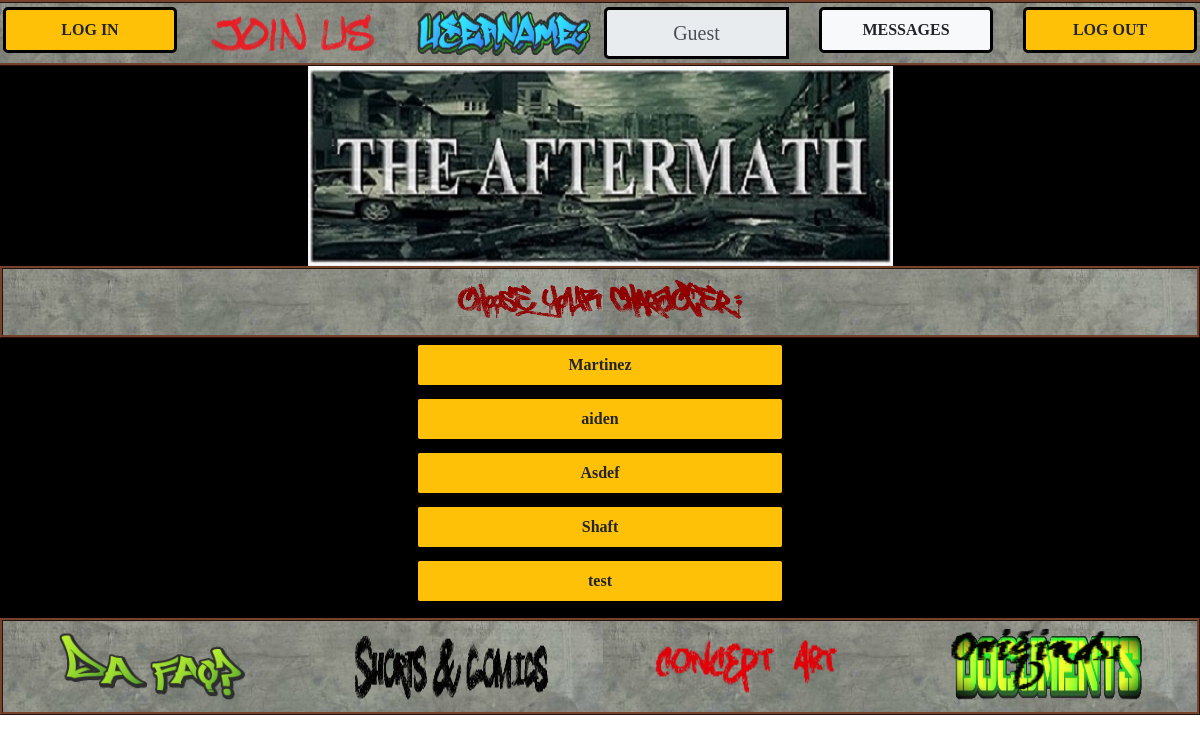
The app's page /characterSelect.php (signed in) with its own data.
### tables this page shows
CREATE TABLE `characters` (
  `ID` int(11) NOT NULL,
  `UserID` int(11) NOT NULL,
  `CharacterName` varchar(30) NOT NULL,
  `Picture` varchar(60) DEFAULT NULL,
  `Deceased` tinyint(1) NOT NULL,
  `ActiveGame` int(11) NOT NULL,
  `Background` varchar(30) NOT NULL,
  `Habitat` varchar(30) NOT NULL,
  `Age` tinyint(4) NOT NULL,
  `Sex` varchar(6) NOT NULL,
  `Ethnicity` varchar(20) NOT NULL,
  `HairColor` varchar(30) NOT NULL,
  `HairStyle` varchar(30) NOT NULL,
  `FacialHair` varchar(30) DEFAULT NULL,
  `EyeColor` varchar(20) NOT NULL,
  `SecondLanguage` varchar(20) DEFAULT NULL,
  `ThirdLanguage` varchar(20) DEFAULT NULL,
  `FourthLanguage` varchar(20) DEFAULT NULL,
  `FifthLanguage` varchar(20) DEFAULT NULL,
  `TotalExp` int(11) NOT NULL,
  `RemainingExp` int(11) NOT NULL
);

### characterSelect.php (the view, shortened to what this page needs)
<?php
    include("inc/config.php");
    $url = "http://".$_SERVER['HTTP_HOST'].$_SERVER['REQUEST_URI'];
    $game = parse_url($url, PHP_URL_QUERY);
    if (isset($game) == true){
        $target = 'games/'. $_SESSION['gameName'] .'_Play.php?';
    } else {
        $target = 'characterManagement.php?';
    }
    $userID = $_SESSION['ID'];
?>
<!doctype html>
<html class="no-js" lang="en" dir="ltr">
    <head>
      <link rel="stylesheet" type="text/css" href="css/bootstrap.min.css" />
      <link rel="stylesheet" type="text/css" href="css/styles.css" />
    </head>
    <body>
        <?php include("header.php"); ?>
        <div class="container-fluid black">
            <div class='row metal'>
                <div class='col py-2'>
                  <img src='img/graffiti/characterChoice.png' class='img-fluid h-100 mx-auto d-block' />
                </div>
            </div>
            <div id='characterList'>
            <?php
                $sql = "SELECT CharacterName FROM characters WHERE UserID = '$userID' AND Deceased = '0' ";
                $result = $conn->query($sql);
                if ($result->num_rows > 0) {
                    while($row = $result->fetch_assoc()) {
                    echo "
                        <div class='row black'>
                            <div class='col-sm'></div>
                            <div class='col py-1'>
                                <a href='". $target . $row['CharacterName'] ."' role='button' class='btn btn-warning btn-lg btn-block border'>
                                    ". $row['CharacterName'] ."</a>
                            </div>
                            <div class='col-sm'></div>
                        </div>";
                    }
                }
            ?>
            </div>
            <?php include("footer.php"); ?>
        </div>
    </body>
</html>

### css/styles.css (style rules this page uses)
html { overflow: -moz-scrollbars-vertical; overflow-y: scroll; }
#characterList { min-height: 35vh; }
.metal { background-image: url(../img/misc/metal.png); border-style: ridge; border-width: medium; border-color: #77422c; }
.black { background-color: black; }
.btn { font-family: "Times New Roman", serif; font-weight: bold; }
.border { border-width: medium !important; border-color: black !important; }
@media (min-width: 576px) { .btn { font-size: 1em; } }
@media (min-width: 768px) { .btn { font-size: 0.95em; } }
@media (min-width: 992px) { .btn { font-size: 1em; } }
@media (min-width: 1200px) { .btn { font-size: 1em; } }

### records on screen
characters: CharacterName "Martinez"
characters: CharacterName "aiden"
characters: CharacterName "Asdef"
characters: CharacterName "Shaft"
characters: CharacterName "test"
